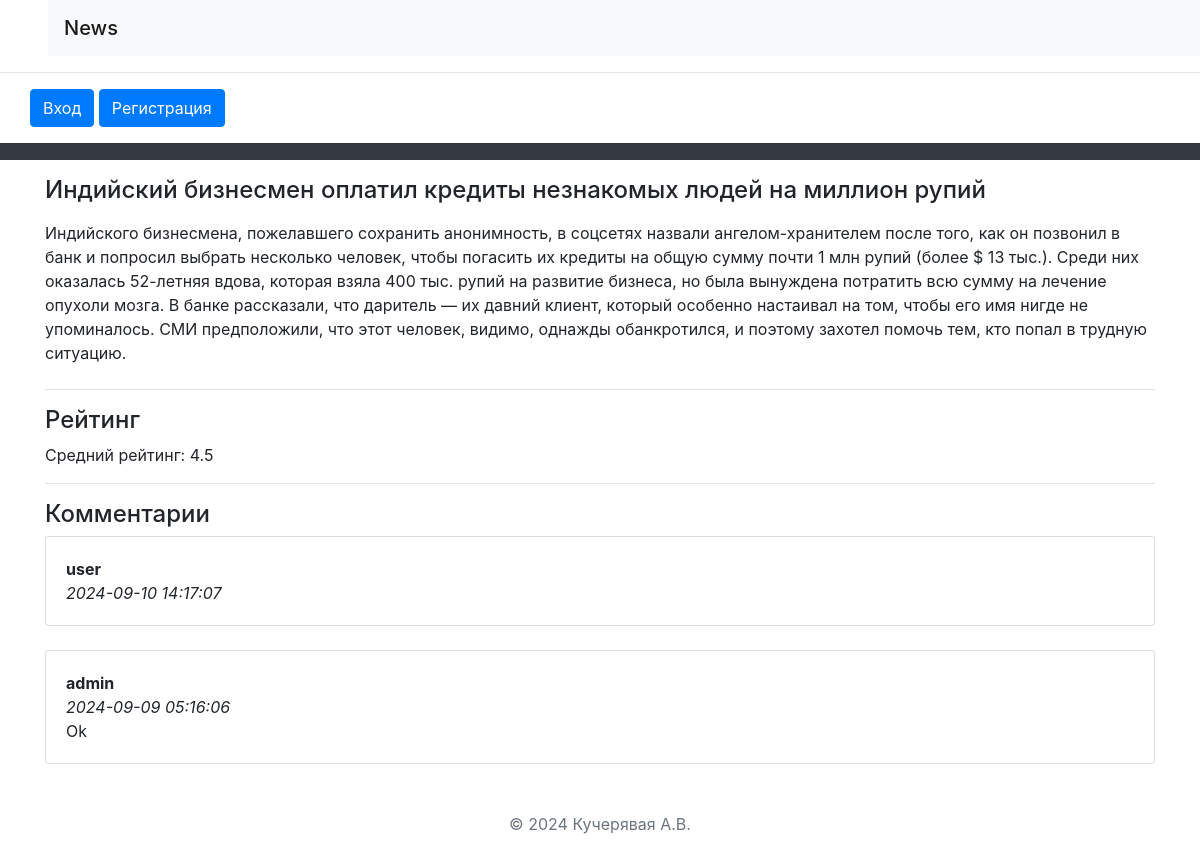
/riddles/2/, run on the app's committed database.
### riddles/models.py (models this page shows)
class Riddle(models.Model):
    riddle_text = models.CharField(max_length=255)
    pub_date = models.DateTimeField('date published')

class Option(models.Model):
    riddle = models.ForeignKey(Riddle, on_delete=models.CASCADE)
    text = models.CharField(max_length=900)

class Message(models.Model):
    chat = models.ForeignKey(
        Riddle,
        verbose_name='Есть о чем рассказать?',
        on_delete=models.CASCADE)
    author = models.ForeignKey(
        User,
        verbose_name='Пользователь', on_delete=models.CASCADE)
    message = models.TextField('Сообщение')
    pub_date = models.DateTimeField(
        'Дата сообщения',
        default=timezone.now)

### riddles/views.py (the view)
# urls.py: re_path(r'^([0-9]+)/$', views.detail, name='detail'),
def detail(request, riddle_id):
    error_message = None
    if "error_message" in request.GET:
        error_message = request.GET["error_message"]
    ordered_option_set = \
        list(Option.objects.filter(riddle_id=riddle_id))
    option_iter = \
        numpy.random.permutation(len(ordered_option_set))
    option_set = []
    for num in option_iter:
        option_set.append(ordered_option_set[num])
    return render(
        request,
        "answer.html",
        {
            "option_set": option_set,
            "riddle": get_object_or_404(
                Riddle, pk=riddle_id),
            "error_message": error_message,
            "latest_messages":
                Message.objects
                    .filter(chat_id=riddle_id)
                    .order_by('-pub_date')[:5],
            "already_rated_by_user":
                Mark.objects
                    .filter(author_id=request.user.id)
                    .filter(riddle_id=riddle_id)
                    .count(),
            "user_rating":
                Mark.objects
                    .filter(author_id=request.user.id)
                    .filter(riddle_id=riddle_id)
                    .aggregate(Avg('mark'))
                    ["mark__avg"],
            "avg_mark":
                Mark.objects
                    .filter(riddle_id=riddle_id)
                    .aggregate(Avg('mark'))
                    ["mark__avg"]
        }
    )

### templates/answer.html (shortened to what this page needs)
<!DOCTYPE html>
<html lang="en">
<head>
</head>
<body>
{% extends 'base.html' %}
{% block main %}
<h4>{{ riddle.riddle_text }}</h4>
<form action="answer/" method="post">
    {% for option in riddle.option_set.all %}
        <label for="option{{ forloop.counter }}">
            {{ option.text }}
        </label><br>
    {% endfor %}
</form>
<hr>
<h4>Рейтинг</h4>
    <p>Средний рейтинг:
        <span id="avg_mark_span">
            {{ avg_mark }}
        </span>
    </p>
    <hr>
<h4>Комментарии</h4>
<div id="history">
    {% for message in latest_messages %}
        <div class="card">
        <div class="card-body">
            <strong>
                {{ message.author.username }}
            </strong>
            <br/>
            <em>
                {{ message.pub_date|date:'Y-m-d H:i:s' }}
            </em>
            <br/>
            {{ message.message }}
        </div>
        </div>
        <br/>
    {% endfor %}
</div>
{% endblock %}

### data on the page
Riddle: riddle_text "Индийский бизнесмен оплатил кредиты незнакомых людей на миллион рупий"
Option: text "Индийского бизнесмена, пожелавшего сохранить анонимность, в соцсетях назвали ангелом-хранителем после того, как он позвонил в банк и попросил выбрать несколько человек, чтобы погасить их кредиты на общую сумму почти 1 млн рупий (более $ 13 тыс.). Среди них оказалась 52-летняя вдова, которая взяла 400 тыс. рупий на развитие бизнеса, но была вынуждена потратить всю сумму на лечение опухоли мозга. В банке рассказали, что даритель — их давний клиент, который особенно настаивал на том, чтобы его имя нигде не упоминалось. СМИ предположили, что этот человек, видимо, однажды обанкротился, и поэтому захотел помочь тем, кто попал в трудную ситуацию."
Message: author.username "user", pub_date "2024-09-10 14:17:07"
Message: author.username "admin", pub_date "2024-09-09 05:16:06", message "Ok"

### other printed values
{{ avg_mark }} "4.5"
